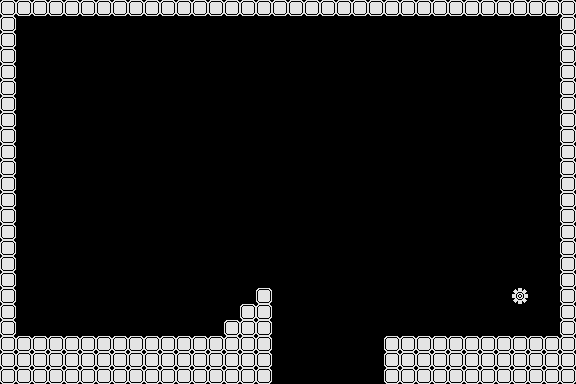

This game map was drawn from its Tiled (.tmx) file and the tilesets committed beside it. A one-line description and the full map source follow:
An orthogonal 36x24 tile map with 16x16 px tiles, 1 tile layer (bg) and 10 objects (goal, start).

<map version="1.10" tiledversion="1.10.2" orientation="orthogonal" renderorder="right-down" width="36" height="24" tilewidth="16" tileheight="16" infinite="0" nextlayerid="4" nextobjectid="29">
 <tileset firstgid="1" source="Tiles.tsx" />
 <layer id="1" name="bg" width="36" height="24">
  <data encoding="csv">
12,12,12,12,12,12,12,12,12,12,12,12,12,12,12,12,12,12,12,12,12,12,12,12,12,12,12,12,12,12,12,12,12,12,12,12,
12,0,0,0,0,0,0,0,0,0,0,0,0,0,0,0,0,0,0,0,0,0,0,0,0,0,0,0,0,0,0,0,0,0,0,12,
12,0,0,0,0,0,0,0,0,0,0,0,0,0,0,0,0,0,0,0,0,0,0,0,0,0,0,0,0,0,0,0,0,0,0,12,
12,0,0,0,0,0,0,0,0,0,0,0,0,0,0,0,0,0,0,0,0,0,0,0,0,0,0,0,0,0,0,0,0,0,0,12,
12,0,0,0,0,0,0,0,0,0,0,0,0,0,0,0,0,0,0,0,0,0,0,0,0,0,0,0,0,0,0,0,0,0,0,12,
12,0,0,0,0,0,0,0,0,0,0,0,0,0,0,0,0,0,0,0,0,0,0,0,0,0,0,0,0,0,0,0,0,0,0,12,
12,0,0,0,0,0,0,0,0,0,0,0,0,0,0,0,0,0,0,0,0,0,0,0,0,0,0,0,0,0,0,0,0,0,0,12,
12,0,0,0,0,0,0,0,0,0,0,0,0,0,0,0,0,0,0,0,0,0,0,0,0,0,0,0,0,0,0,0,0,0,0,12,
12,0,0,0,0,0,0,0,0,0,0,0,0,0,0,0,0,0,0,0,0,0,0,0,0,0,0,0,0,0,0,0,0,0,0,12,
12,0,0,0,0,0,0,0,0,0,0,0,0,0,0,0,0,0,0,0,0,0,0,0,0,0,0,0,0,0,0,0,0,0,0,12,
12,0,0,0,0,0,0,0,0,0,0,0,0,0,0,0,0,0,0,0,0,0,0,0,0,0,0,0,0,0,0,0,0,0,0,12,
12,0,0,0,0,0,0,0,0,0,0,0,0,0,0,0,0,0,0,0,0,0,0,0,0,0,0,0,0,0,0,0,0,0,0,12,
12,0,0,0,0,0,0,0,0,0,0,0,0,0,0,0,0,0,0,0,0,0,0,0,0,0,0,0,0,0,0,0,0,0,0,12,
12,0,0,0,0,0,0,0,0,0,0,0,0,0,0,0,0,0,0,0,0,0,0,0,0,0,0,0,0,0,0,0,0,0,0,12,
12,0,0,0,0,0,0,0,0,0,0,0,0,0,0,0,0,0,0,0,0,0,0,0,0,0,0,0,0,0,0,0,0,0,0,12,
12,0,0,0,0,0,0,0,0,0,0,0,0,0,0,0,0,0,0,0,0,0,0,0,0,0,0,0,0,0,0,0,0,0,0,12,
12,0,0,0,0,0,0,0,0,0,0,0,0,0,0,0,0,0,0,0,0,0,0,0,0,0,0,0,0,0,0,0,0,0,0,12,
12,0,0,0,0,0,0,0,0,0,0,0,0,0,0,0,0,0,0,0,0,0,0,0,0,0,0,0,0,0,0,0,0,0,0,12,
12,0,0,0,0,0,0,0,0,0,0,0,0,0,0,0,12,0,0,0,0,0,0,0,0,0,0,0,0,0,0,0,216,0,0,12,
12,0,0,0,0,0,0,0,0,0,0,0,0,0,0,12,12,0,0,0,0,0,0,0,0,0,0,0,0,0,0,0,0,0,0,12,
12,0,0,0,0,0,0,0,0,0,0,0,0,0,12,12,12,0,0,0,0,0,0,0,0,0,0,0,0,0,0,0,0,0,0,12,
12,12,12,12,12,12,12,12,12,12,12,12,12,12,12,12,12,0,0,0,0,0,0,0,12,12,12,12,12,12,12,12,12,12,12,12,
12,12,12,12,12,12,12,12,12,12,12,12,12,12,12,12,12,0,0,0,0,0,0,0,12,12,12,12,12,12,12,12,12,12,12,12,
12,12,12,12,12,12,12,12,12,12,12,12,12,12,12,12,12,0,0,0,0,0,0,0,12,12,12,12,12,12,12,12,12,12,12,12
</data>
 </layer>
 <objectgroup id="2" name="collision">
  <object id="1" x="0" y="0" width="16" height="384" />
  <object id="3" x="560" y="0" width="16" height="384" />
  <object id="4" x="0" y="0" width="576" height="16" />
  <object id="21" x="0" y="336" width="272" height="48">
   <polygon points="0,0 272,0 272,48 0,48" />
  </object>
  <object id="23" x="384" y="336" width="192" height="48" />
  <object id="26" x="256" y="288" width="16" height="48" />
  <object id="27" x="240" y="304" width="16" height="32" />
  <object id="28" x="224" y="320" width="16" height="16" />
 </objectgroup>
 <objectgroup id="3" name="spot">
  <object id="5" type="goal" x="512" y="288" width="16" height="16" />
  <object id="6" type="start" x="48" y="288" width="16" height="16" />
 </objectgroup>
</map>
